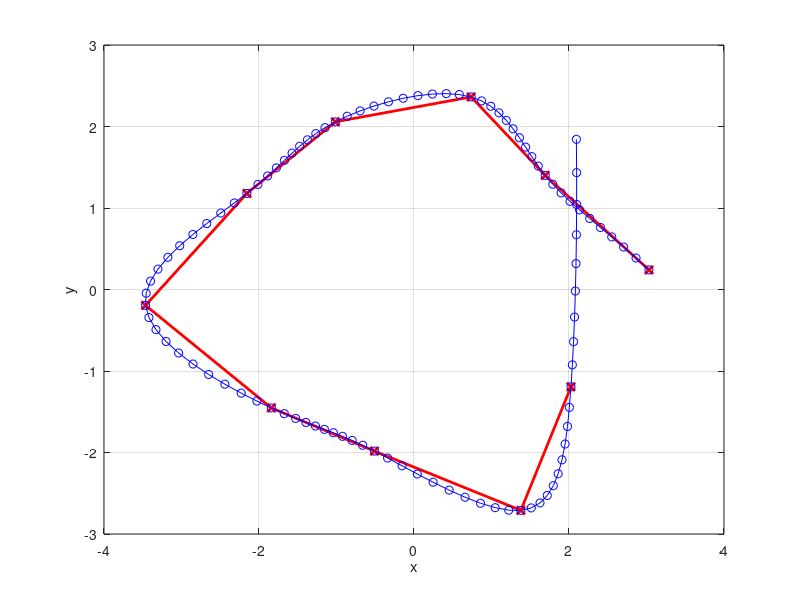
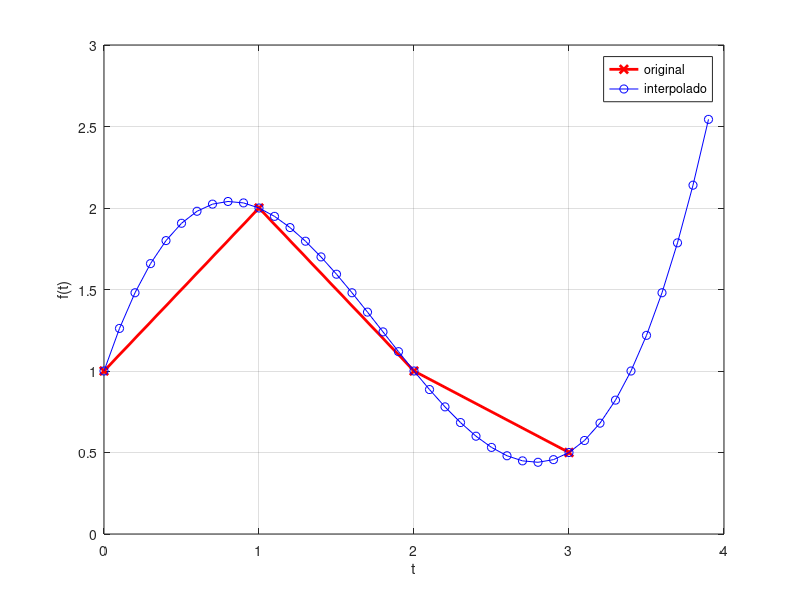

MATLAB code for these plots, in order:
#!/usr/bin/octave-cli

## Instituto Tecnológico de Costa Rica
## Área Académica de Ingeniería en Computadores
## CE-3102 Análisis Numérico para Ingeniería
## Prof. Pablo Alvarado
## II Semestre 2018
## Examen Final

## PROBLEMA 2

## NOMBRE: Juan Pablo Brenes Coto
## CARNE: 2014088353
2;


## Construya algunos datos 2D para el problema
## N: Número de datos.  Cada fila de la matriz tendrá un punto.
##    La primera columna tendrá la coordenada x y la segunda columna
##    la coordenada y.
function points = createData(N)
  astep = 360/N;
  
  angles = (0:astep:360-astep)';
  anoise = rand(size(angles))*astep/4;
  rnoise = rand(size(angles))*1.5;
  
  radii  = 2+rnoise;
  angles = deg2rad(angles + anoise);
  
  points = [radii.*cos(angles) radii.*sin(angles)];
endfunction

## Calcule las segundas derivadas
## x: posiciones x de las muestras
## f: valores de la función en cada x
## retorne fpp con los valores de la segunda derivada en cada posición t
function fpp=findDerivs(t,f)
  assert(size(f)==size(t));

  N=length(t)-1; # Número de subintervalos
  
  ## Arme el sistema de ecuaciones
  M=eye(N+1,N+1);
  fpp=zeros(N+1,1);
  b  =zeros(N+1,1);

  ## ################## 
  ## ## Problema 2.4 ##
  ## ################## 

  ## >>> Ponga su solución aquí <<<
    for i=1:N+1
		j=i;
		if(i==1) ## Punto i-1 debe ser N+1
			M(i,j) = 2*(t(i+1)-t(N+1));
			M(i,j+1) = t(i+1)-t(i);
			M(i,N+1) = t(i)-t(N+1);
			b(i) = 6*( (f(i+1)-f(i))/(t(i+1)-t(i)) ) - 6*( (f(i)-f(N+1))/(t(i)-t(N+1)) );
			
		elseif(i==(N+1)) ## Punto i+1 debe ser 1 (i-N)
			M(i,i-N) = t(i-N)-t(i);
			M(i,j) = 2*(t(i-N)-t(N));
			M(i,N) = t(i)-t(i-1);
			b(i) = 6*( (f(i-N)-f(i))/(t(i-N)-t(i)) ) - 6*( (f(i)-f(i-1))/(t(i)-t(i-1)) );
			
		else
			M(i,j-1) = t(i)-t(i-1);
			M(i,j) = 2*(t(i+1)-t(i-1));
			M(i,j+1) = t(i+1)-t(i);
			b(i) = 6*( (f(i+1)-f(i))/(t(i+1)-t(i)) ) - 6*( (f(i)-f(i-1))/(t(i)-t(i-1)) );
		endif		
  endfor

  ## Resuelva el sistema
  fpp = M\b; 

endfunction

## Interpole los valores fi(xi) usando los puntos x y sus valores f(x)
## t: valores de soporte conocidos
## f: valores de la función en los x conocidos
## ts: valores en donde debe encontrarse la función interpolada
## retorna fs: valores de la función en los xs dados
function fs=interpole(t,f,ts)
  assert(size(t)==size(f));

  ts=ts(:); ## Asegúrese de que es un vector columna
  
  ## Encuentre las segundas derivadas
  fpp=findDerivs(t,f);

  ## ##################
  ## ## Problema 2.5 ##
  ## ##################

  ## >>> Ponga su solución aquí <<<
  
  ## Sugerencia: Puede serle muy útil el uso de la función 'lookup'
  ##             para encontrar cuál subintervalo utilizar.

  fs=zeros(size(ts));

	for iValue=1:length(ts)
		value = ts(iValue);

		i = lookup(t(2:length(t)),value)+2; # +1 para que primer indice sea 1
																				# +1 para que primer polinomio a utilizar sea el segundo
		if(i==length(t)+1) i=1; ## Condición xi+1 = x1
		endif
		
		iPrev = 1;
		if(i==1) iPrev=length(t); ## Punto anterior al inicial es el ultimo punto
		else iPrev=i-1;
		endif
		## Calculo de f(x)
		pt1 = fpp(iPrev)*( ((value-t(i))^3)*(1/(6*(t(iPrev)-t(i)))) );
		pt2 = fpp(i)*( ((value-t(iPrev))^3)*(1/(6*(t(i)-t(iPrev)))) );
		pt3 = ( (f(iPrev)/(t(iPrev)-t(i))) - ((fpp(iPrev)*(t(iPrev)-t(i)))/6) )*(value-t(i));
		pt4 = ( (f(i)/(t(i)-t(iPrev))) - ((fpp(i)*(t(i)-t(iPrev)))/6) )*(value-t(iPrev));
		fs(iValue) = pt1+pt2+pt3+pt4;
	endfor
	 
endfunction

## Depuración
figure(2,"name","Interpolación simple cerrada (depuración)");
x=[0,1,2,3];
f=[1,2,1,0.5];

hold off;
plot(x,f,'rx-;original;',"linewidth",2);

step=0.1;
xs=0:step:4-step;

fs=interpole(x,f,xs);

hold on;
plot(xs,fs,'bo-;interpolado;');

grid on;
xlabel("t");
ylabel("f(t)");

## El caso completo
N=10;
D = createData(N);
figure(1,"name","Interpolación 2D cerrada");
hold off;
plot(D(:,1),D(:,2),'rx-',"linewidth",2);

step=0.1;
t=0:step:N-step;
xs=interpole([0:N-1]',D(:,1),t);
ys=interpole([0:N-1]',D(:,2),t);

## ##################
## ## Problema 2.6 ##
## ##################

## >>> Ponga su solución aquí <<<



hold on;
plot(xs,ys,'bo-');
xlabel("x");
ylabel("y");
grid;
